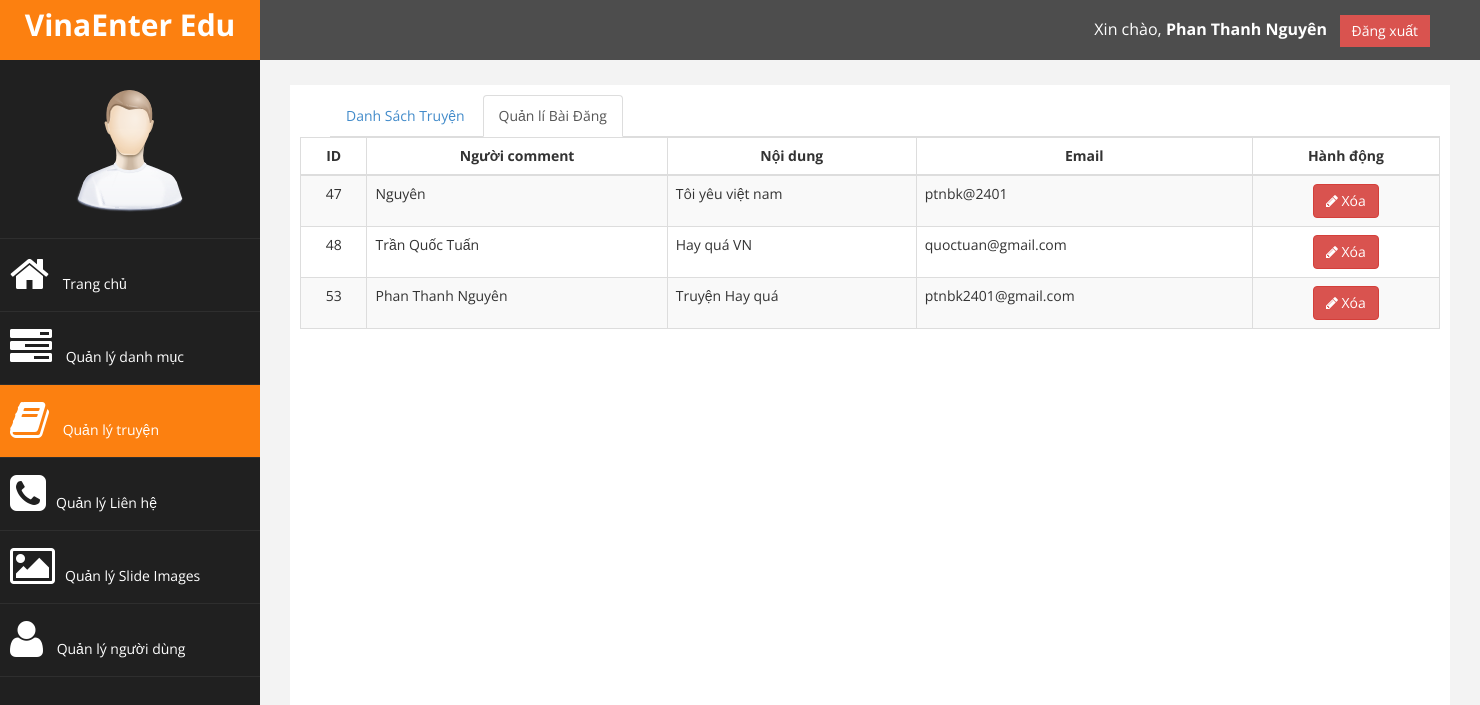
Page /admin/story/xembinhluan.php?p=story&id=64 (signed in) on the committed database.
### tables this page shows
CREATE TABLE `comment` (
  `id` int(11) NOT NULL,
  `story_id` int(11) NOT NULL,
  `fullname` varchar(150) NOT NULL,
  `email` varchar(150) NOT NULL,
  `noidung` text NOT NULL,
  `thoigian` timestamp NOT NULL DEFAULT CURRENT_TIMESTAMP ON UPDATE CURRENT_TIMESTAMP,
  `avt` varchar(50) NOT NULL
);

### admin/story/xembinhluan.php (the view, shortened to what this page needs)
<?php require_once $_SERVER['DOCUMENT_ROOT']. '/templates/admin/inc/header.php'; ?>
<?php require_once $_SERVER['DOCUMENT_ROOT']. '/templates/admin/inc/leftbar.php'; ?>
<div id="page-wrapper">
    <div id="page-inner">
        <div class="container">
            <div class="col-md-12">
                <ul class="nav nav-tabs">
                    <li ><a  href="/admin/story/?p=story"  >Danh Sách Truyện</a></li>
                    <li class="active"><a href="/admin/story/quanlibaidang.php?p=story" >Quản lí Bài Đăng</a></li>
                </ul>
            </div>
        </div>
        <?php
            if(isset($_GET['id'])){
                $idStory = $_GET['id'];
                $sql = "SELECT * FROM comment WHERE story_id = {$idStory}";
                $query = $conn->query($sql);
            }
            else {
                header('location: /admin/story/quanlibaidang.php?p=story');
            }
        ?>
        <div class="table-responsive">
            <div>
            <table class="table table-striped table-bordered table-hover" id="dataTables-example">
                <thead>
                    <tr>
                        <th>ID</th>
                        <th>Người comment</th>
                        <th>Nội dung</th>
                        <th>Email</th>
                        <th>Hành động</th>
                    </tr>
                </thead>
                <tbody>
                        <?php
                            while($arCmt = mysqli_fetch_assoc($query)){
                                $id =  $arCmt['id'];
                                $name =  $arCmt['fullname'];
                                $email =  $arCmt['email'];
                                $noidung =  $arCmt['noidung'];
                        ?>
                        <tr class="<?php echo $cl?> gradeX">
                            <td style="text-align: center;"><?php echo $id?></td>
                            <td><?php echo $name ?></td>
                            <td ><?php echo $noidung ?></td>
                            <td><?php echo $email ?></td>
                            <td class="text-center"> <a href=" /admin/story/xoabinhluan.php?id=<?php echo $id?>&idStory=<?php echo $idStory?>"  onclick="return confirm('Bạn có chắc muốn xóa!!')" class="btn btn-danger"><i class="fa fa-pencil"></i> Xóa</a></td>
                        </tr>
                  <?php } ?>
                </tbody>
            </table>
        </div>
    </div>
    </div>
</div>
<?php require_once $_SERVER['DOCUMENT_ROOT']. '/templates/admin/inc/footer.php'; ?>

### templates/admin/css/custom.css (style rules this page uses)
body { font-family: 'Open Sans', sans-serif; }
table th { text-align: center; }
#page-wrapper { padding: 15px 15px; min-height: 600px; background:#F3F3F3; }
#page-inner { width:100%; margin:10px 20px 10px 0px; background-color:#fff!important; padding:10px; min-height:1200px; }
.text-center { text-align:center; }
@media (min-width:768px) { #page-wrapper { margin: 0 0 0 260px; padding: 15px 30px; min-height: 1200px; } }

### rows in the picture
comment: id "47", fullname "Nguyên", noidung "Tôi yêu việt nam", email "ptnbk@2401"
comment: id "48", fullname "Trần Quốc Tuấn", noidung "Hay quá VN", email "quoctuan@gmail.com"
comment: id "53", fullname "Phan Thanh Nguyên", noidung "Truyện Hay quá", email "ptnbk2401@gmail.com"

### other values in the picture
$arUserLogin['fullname'] "Phan Thanh Nguyên"
